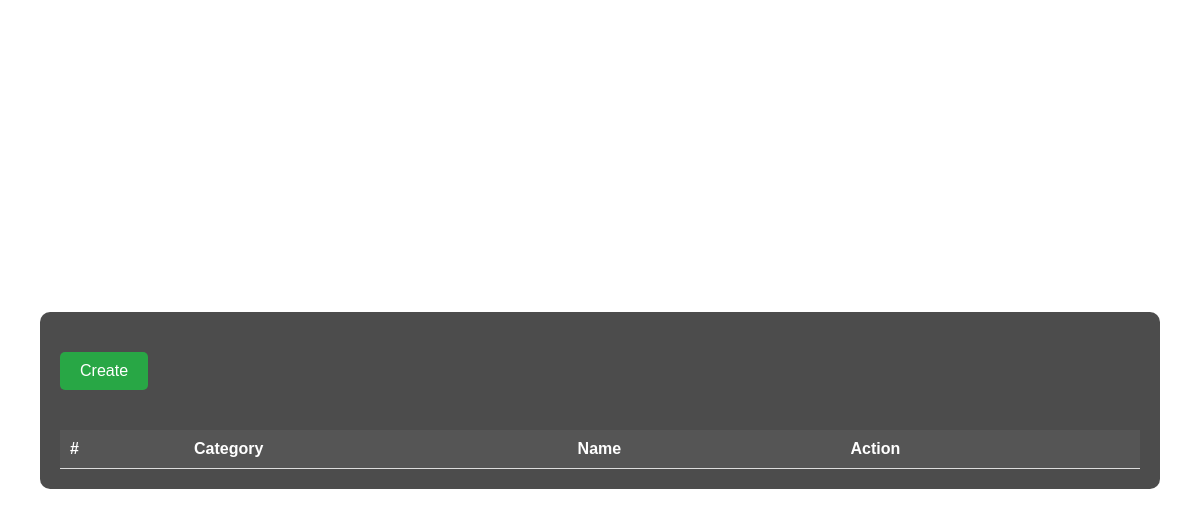
Before: /main/back-office/product/list with the older database file.
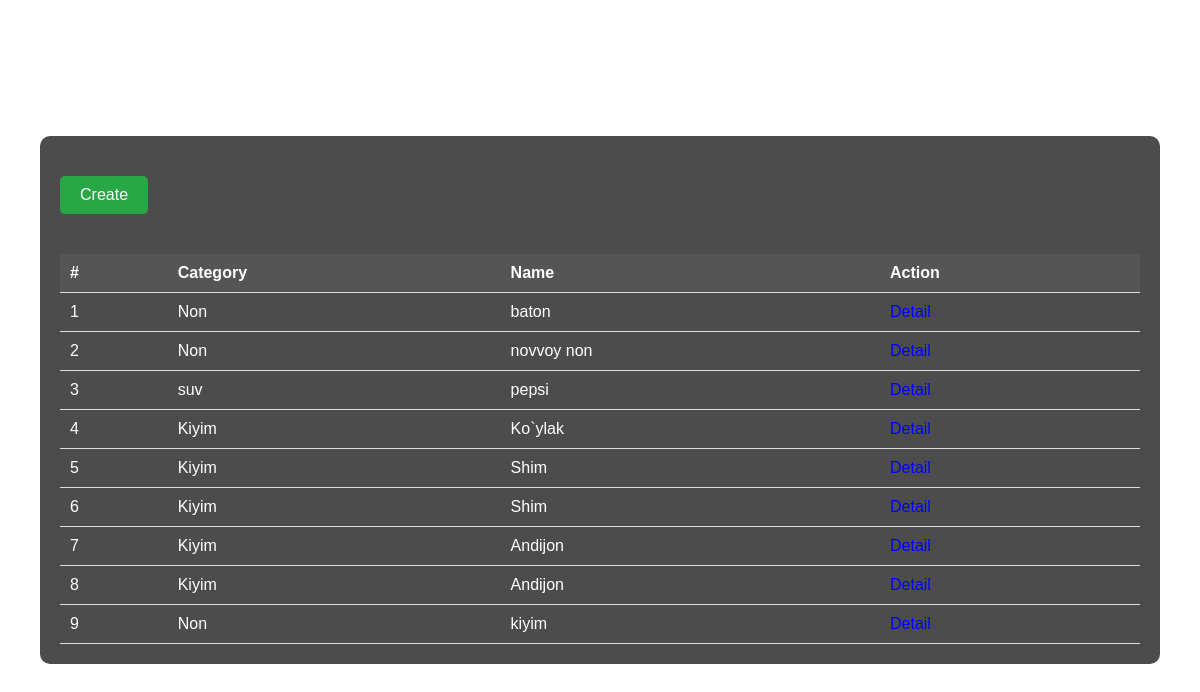
After: the same page with the newer database file.
### Goods/models.py (models this page shows, shortened)
class Product(models.Model):
    name:str = models.CharField(max_length=255)
    quantity:int = models.PositiveIntegerField(default=1)
    price:float = models.DecimalField(max_digits=8, decimal_places=2)
    category:Category = models.ForeignKey(Category, on_delete=models.CASCADE)
    description:str = models.TextField()

class Category(models.Model):
    name = models.CharField(max_length=255)
    generate_code = models.CharField(max_length=255, blank=True, unique=True)

### Goods/back-office/product/views.py (the view)
# urls.py: path('list', views.listProduct, name='listProduct'),
def listProduct(request):
    queryset = models.Product.objects.all()
    context = {}
    context['queryset'] = queryset
    return render(request, 'back-office/product/list.html',context)

### templates/back-office/product/list.html (shortened to what this page needs)
<!DOCTYPE html>
<html lang="en">
<head>
</head>
<body>
    <div class="container">
        <a href="{% url 'createProduct' %}" class="create-btn">Create</a>
        <table>
            <tr>
                <th>#</th>
                <th>Category</th>
                <th>Name</th>
                <th>Action</th>
            </tr>
            {% for product in queryset %}
            <tr>
                <td>{{ forloop.counter }}</td>
                <td>{{ product.category.name }}</td>
                <td>{{ product.name }}</td>
                <td><a href="{% url 'detailProduct' product.id %}">Detail</a></td>
            </tr>
            {% endfor %}
        </table>
    </div>
</body>
</html>

### templates/back-office/product/list.html (style rules this page uses)
body { background-image: url('https://example.com/your-background.jpg'); background-size: cover; background-position: center; background-attachment: fixed; color: white; font-family: Arial, sans-serif; margin: 0; padding: 0; display: flex; justify-content: center; align-items: center; min-height: 100vh; }
.container { background: rgba(0, 0, 0, 0.7); padding: 20px; border-radius: 10px; width: 90%; max-width: 1200px; }
table { width: 100%; border-collapse: collapse; margin-top: 20px; }
th, td { padding: 10px; text-align: left; border-bottom: 1px solid #ddd; }
th { background-color: #555; }
a { color: #00f; text-decoration: none; }
.create-btn { display: inline-block; padding: 10px 20px; margin: 20px 0; background-color: #28a745; color: white; text-decoration: none; border-radius: 5px; }

Changed rows visible on the page:
added Product: category.name "Non", name "baton"
added Product: category.name "Non", name "novvoy non"
added Product: category.name "suv", name "pepsi"
added Product: category.name "Kiyim", name "Ko`ylak"
added Product: category.name "Kiyim", name "Shim"
added Product: category.name "Kiyim", name "Shim"
added Product: category.name "Kiyim", name "Andijon"
added Product: category.name "Kiyim", name "Andijon"
added Product: category.name "Non", name "kiyim"
